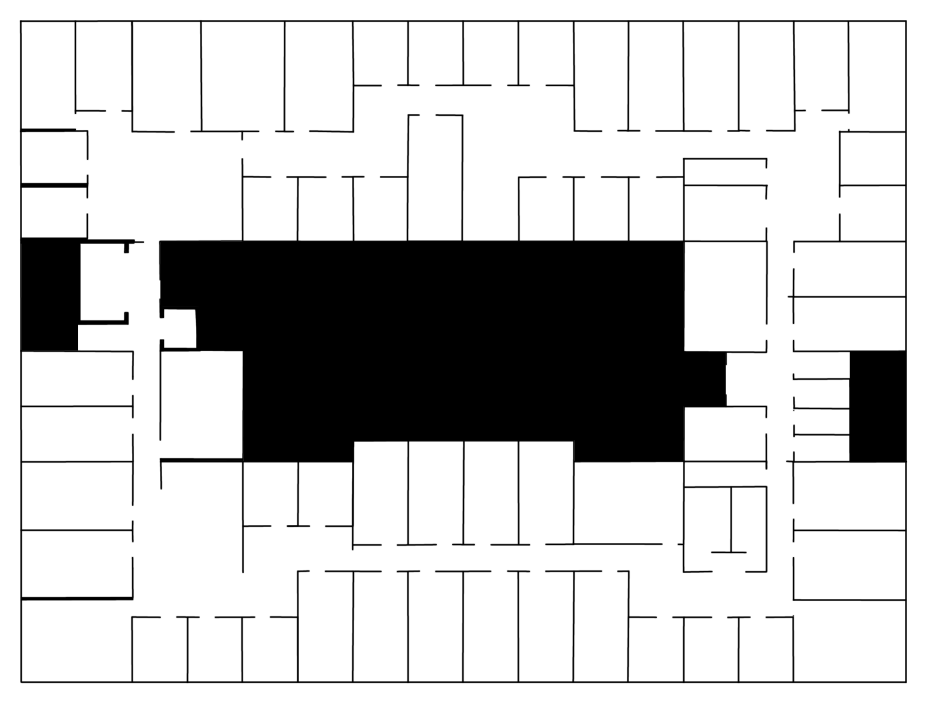
#> input picture Blueprints/Original Blueprints/blueprint1_remade.png, 929 x 703 px, found by its file name
$ python blueprint_converter.py
#> lines starting #> are read from the running program, lines starting #| are printed output that depends on the picture; after the words box and inside, x2 and y2 are one past the last pixel; in counts of white or black regions, pixels touching at a corner belong together
### Blueprints/resize_image.py
"""
file    : resize_image.py
team    : Team 8-1
project : PCS
"""

from PIL import Image
import numpy as np
import matplotlib.pyplot as plt


def resize_image(image='Blueprints/Original Blueprints/blueprint1_remade.png',
                 resampling=1,
                 basewidth=200):
    """
    function: this function takes a given image and required width
    and resizes it with respect to the required width.
    input: img, basewidth
    return: resized_image
    """

    img = Image.open(image)                               # open image
    wpercent = (basewidth/float(img.size[0]))
    hsize = int((float(img.size[1]) * float(wpercent)))
    if resampling == 0:                                   # resampling nearest
        resized_image = img.resize((basewidth, hsize),
                                   Image.NEAREST)

    if resampling == 1:                                   # resampling bicubic
        resized_image = img.resize((basewidth, hsize),
                                   Image.BICUBIC)

    if resampling == 2:                                   # resampling lanczos
        resized_image = img.resize((basewidth, hsize),
                                   Image.LANCZOS)

    # save image
    resized_image.save('Blueprints/Resized Blueprints/blueprint1_resized.png')

    return resized_image

### Blueprints/image_to_array.py
"""
file    : image_to_array.py
team    : Team 8-1
project : PCS
"""

from PIL import Image
import numpy as np
import matplotlib.pyplot as plt


def image_to_array(image='Blueprints/Resized Blueprints/blueprint1_resized.png'):
    """
    function: this function transforms a given blueprint (image) with walls
    and returns an array with the locations of every wall (empty = 0, wall = 1)
    and the shape of the image
    input: img
    returns: img_array, (x,y)
    """

    img = Image.open(image).convert('L')                # open image
    img_array = np.array(img)                           # convert to array
    img_array = ~img_array                              # invert image
    img_array[img_array > 0] = 1
    # img_shape = np.shape(img_array)                   # give image shape

    img_list = img_array.tolist()

    plt.imshow(img_array)                               # check input with plot
    plt.show()
    return img_list

### Blueprints/get_wall_locations.py
"""
file    : get_wall_locations.py
team    : Team 8-1
project : PCS
"""


def get_wall_locations(img_array, save=1):
    """
    function: this function takes an binary array of an image and converts
    it to a list of coordinates [(x1,y1), (xn,yn)] of the location of the wall.
    input: img_array, save
    return: list_wall
    """

    list_wall = []
    for n, x in enumerate(img_array):                   # loop through array
        for m, y in enumerate(x):                       # and find all cood
            if y > 0:                                   # where a wall segment
                list_wall.append((n, m))                # is found

    if save == 1:                                       # save coordinates
        with open("Blueprints/wall_cood.txt", 'w') as f:           # to save file
            for line in list_wall:                      # wall_cood.txt
                f.write(f"{line}\n")
    return list_wall

### Blueprints/blueprint_converter.py
"""
file    : blueprint_converter.py
team    : Team 8-1
project : PCS
"""

from PIL import Image
import numpy as np
import matplotlib.pyplot as plt

from get_wall_locations import get_wall_locations
from image_to_array import image_to_array
from resize_image import resize_image


def main():
    """
    function: resize_image
    parameters: resampling, basewidth

    resampling:
    resize takes resampling parameter with three resampling methods
    NEAREST - resampling = 0
    BICUBIC - resampling = 1
    LANCZOS - resampling = 2
    default = 1

    basewidth:
    basewidth takes an integer to scale image to
    default = 200
    """
    resize_image()
#> in resize_image, img is the input picture: PIL image 929x703 RGBA; mean R, G, B, A 201.4, 201.4, 201.4, 255
#> in resize_image, `resized_image = img.resize((basewidth, hsize), Image.BICUBIC)`:
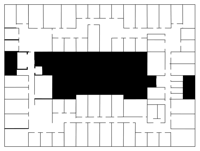
#> resized_image: PIL image 200x151 RGBA; mean R, G, B, A 200.9, 200.9, 200.9, 255
    img_array = image_to_array()
#> in image_to_array, `img_array = ~img_array`:
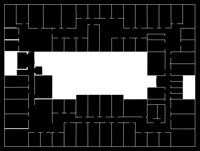
#> img_array: shape (151, 200); min 0, max 255, mean 54.1
#> in image_to_array, `img_array[img_array > 0] = 1`:
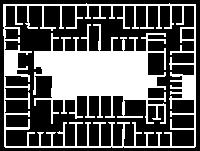
#> img_array: shape (151, 200); values 0 (black) and 1 (white), 36% white; 2 white regions, box (x1, y1, x2, y2) and area: (33, 24, 166, 124) 6448, (3, 3, 196, 148) 4420
#> in image_to_array, `img_list = img_array.tolist()`: img_list = 151 items
#> img_array = 151 items
    get_wall_locations(img_array)
#> after the loop in get_wall_locations, `for n, x in enumerate(img_array):`: list_wall = 10868 pairs, first value 3 to 147, second value 3 to 195
#> the loop in get_wall_locations, `for line in list_wall:` made 10868 passes
#> line on passes 1 to 3: (3, 86), (3, 169), (4, 3)


main()

$ run again, with Blueprints/Original Blueprints/blueprint1.png copied over Blueprints/Original Blueprints/blueprint1_remade.png
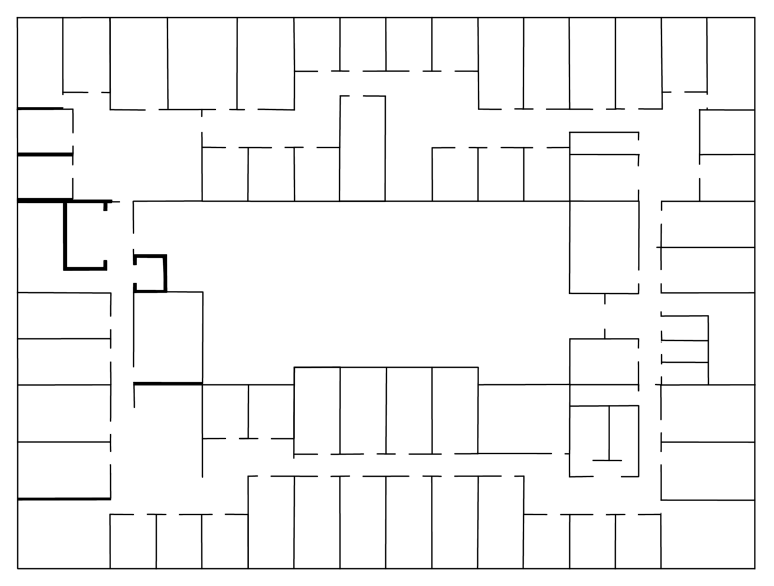
#> input picture Blueprints/Original Blueprints/blueprint1.png, 2322 x 1758 px, found by its file name (shown at 1/3 size)
#> in resize_image, img is the input picture: PIL image 2322x1758 RGBA; mean R, G, B, A 245.3, 245.3, 245.3, 255
#> in resize_image, `resized_image = img.resize((basewidth, hsize), Image.BICUBIC)`:
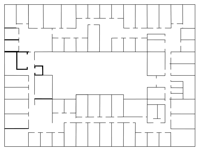
#> resized_image: PIL image 200x151 RGBA; mean R, G, B, A 244.6, 244.6, 244.6, 255
#> img: PIL image 200x151 L
#> in image_to_array, `img_array[img_array > 0] = 1`:
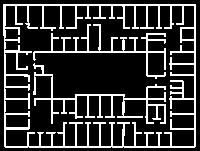
#> img_array: shape (151, 200); values 0 (black) and 1 (white), 20% white in thin lines or dots
#> img_list = 151 items
#> after the loop in get_wall_locations, `for n, x in enumerate(img_array):`: list_wall = 6054 pairs, first value 4 to 147, second value 3 to 195
#> the loop in get_wall_locations, `for line in list_wall:` made 6054 passes
#> line on passes 1 to 3: (4, 3), (4, 4), (4, 5)
